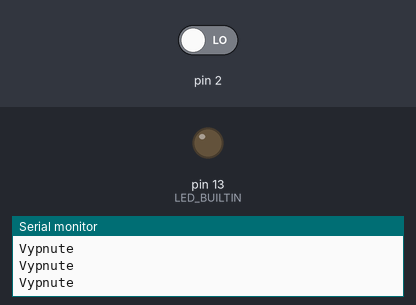
A sketch run on a simulated Arduino Uno, built with avr-gcc and run on an emulated ATmega328P. On the bench: output pins drawn as LEDs (lit = HIGH), the last lines printed to the serial monitor. The inputs (shaded band) are chosen by the test bench; at power-on: pin 2 LOW.

Above: at 1.2 s.
1.3 s: pin 2 driven HIGH
At 2.5 s:
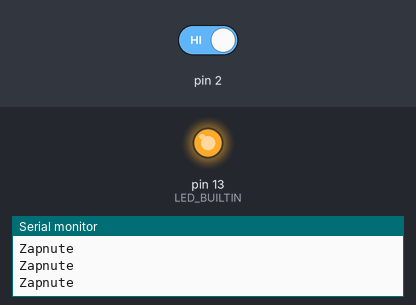
2.8 s: pin 2 driven LOW
At 3.7 s:
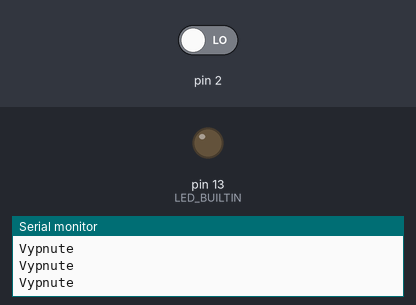
Timing chart, 0 to 5.8 s (numbered marks = the images above; inputs shaded):
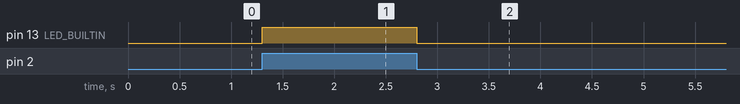

Measured:
- after the input at 1.3 s, pin 13 (LED_BUILTIN): LOW → HIGH at once
- after the input at 2.8 s, pin 13 (LED_BUILTIN): HIGH → LOW at once

The sketch:

u2riesenie.ino
```cpp
void setup()
{
  pinMode(LED_BUILTIN, OUTPUT);
  pinMode(2, INPUT);
  Serial.begin(115200);
}

void loop()
{
  int vstup = digitalRead(2);
  if (vstup == 1)
  {
    digitalWrite(LED_BUILTIN, HIGH);
    Serial.print("Zapnute\n");
  }
  else
  {
    digitalWrite(LED_BUILTIN, LOW);
    Serial.print("Vypnute\n");
  }
  delay(10);
}
```
